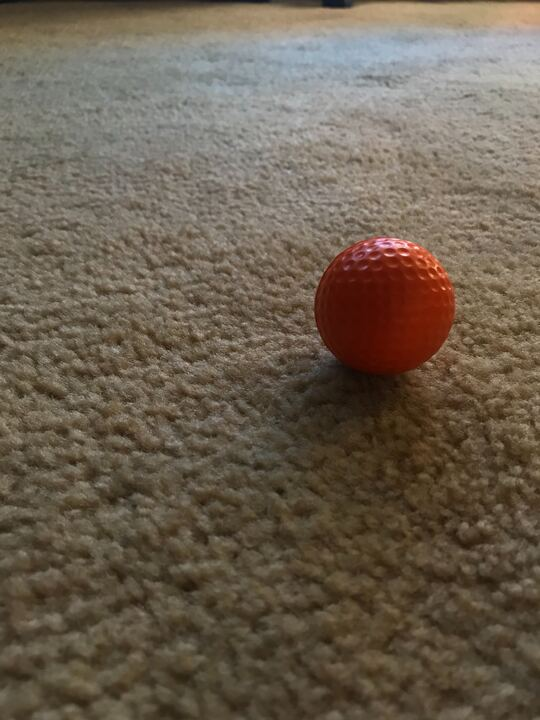
#> input picture Canny/images/theBall.png, 540 x 720 px
$ python canny.py
#> lines starting #> are read from the running program, lines starting #| are printed output that depends on the picture; after the words box and inside, x2 and y2 are one past the last pixel; in counts of white or black regions, pixels touching at a corner belong together
import cv2
import numpy as np

def main():
    img = cv2.imread("./images/theBall.png", 0)
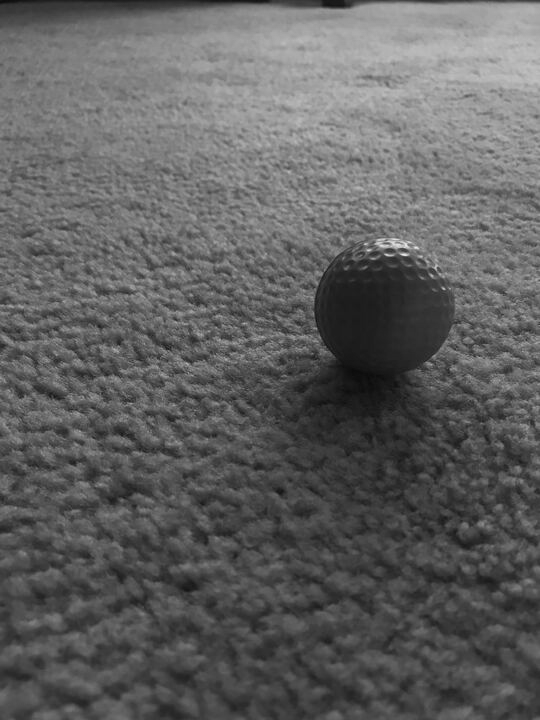
#> img: shape (720, 540); min 10, max 232, mean 96.3
    cv2.imwrite("canny.png", cv2.Canny(img, 100, 350))
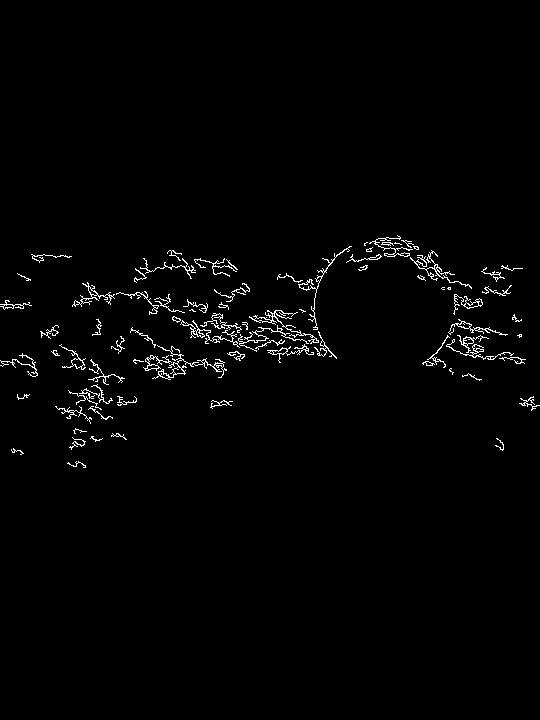
#> saved as canny.png: shape (720, 540); 1.6% white in thin lines or dots, all inside (x1, y1, x2, y2) = (0, 235, 540, 468)
    cv2.imshow("canny", cv2.imread("canny.png"))
    cv2.waitKey()
    cv2.destroyAllWindows()

if __name__ == "__main__":
    main()

$ run again, with Canny/images/ZegMaster.jpg saved as Canny/images/theBall.png
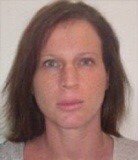
#> input picture Canny/images/ZegMaster.jpg, 138 x 160 px
#> in main, `img = cv2.imread("./images/theBall.png", 0)`:
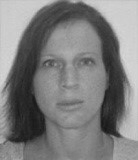
#> img: shape (160, 138); min 22, max 217, mean 125.3
#> in main, `cv2.imwrite("canny.png", cv2.Canny(img, 100, 350))`:
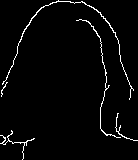
#> saved as canny.png: shape (160, 138); 2.8% white in thin lines or dots
